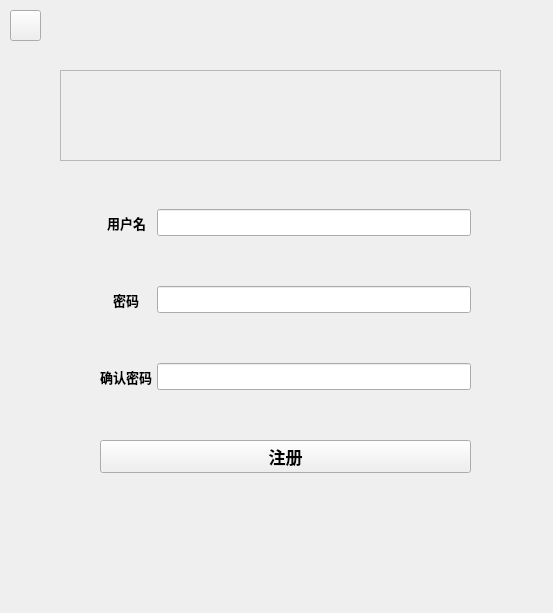
<?xml version="1.0" encoding="UTF-8"?>
<ui version="4.0">
 <class>Form</class>
 <widget class="QWidget" name="Form">
  <property name="geometry">
   <rect>
    <x>0</x>
    <y>0</y>
    <width>553</width>
    <height>613</height>
   </rect>
  </property>
  <property name="windowTitle">
   <string>RegisterPage</string>
  </property>
  <widget class="QWidget" name="formLayoutWidget">
   <property name="geometry">
    <rect>
     <x>90</x>
     <y>180</y>
     <width>391</width>
     <height>321</height>
    </rect>
   </property>
   <layout class="QFormLayout" name="formLayout">
    <property name="rowWrapPolicy">
     <enum>QFormLayout::WrapLongRows</enum>
    </property>
    <property name="labelAlignment">
     <set>Qt::AlignCenter</set>
    </property>
    <property name="formAlignment">
     <set>Qt::AlignCenter</set>
    </property>
    <property name="horizontalSpacing">
     <number>5</number>
    </property>
    <property name="verticalSpacing">
     <number>50</number>
    </property>
    <property name="leftMargin">
     <number>10</number>
    </property>
    <property name="topMargin">
     <number>10</number>
    </property>
    <property name="rightMargin">
     <number>10</number>
    </property>
    <property name="bottomMargin">
     <number>10</number>
    </property>
    <item row="0" column="0">
     <widget class="QLabel" name="label">
      <property name="font">
       <font>
        <pointsize>10</pointsize>
        <weight>75</weight>
        <bold>true</bold>
       </font>
      </property>
      <property name="text">
       <string>用户名</string>
      </property>
     </widget>
    </item>
    <item row="0" column="1">
     <widget class="QLineEdit" name="username">
      <property name="font">
       <font>
        <pointsize>12</pointsize>
       </font>
      </property>
     </widget>
    </item>
    <item row="1" column="0">
     <widget class="QLabel" name="label_2">
      <property name="font">
       <font>
        <pointsize>10</pointsize>
        <weight>75</weight>
        <bold>true</bold>
       </font>
      </property>
      <property name="text">
       <string>密码</string>
      </property>
     </widget>
    </item>
    <item row="1" column="1">
     <widget class="QLineEdit" name="password">
      <property name="font">
       <font>
        <pointsize>12</pointsize>
       </font>
      </property>
     </widget>
    </item>
    <item row="2" column="0">
     <widget class="QLabel" name="label_4">
      <property name="font">
       <font>
        <pointsize>10</pointsize>
        <weight>75</weight>
        <bold>true</bold>
       </font>
      </property>
      <property name="text">
       <string>确认密码</string>
      </property>
     </widget>
    </item>
    <item row="2" column="1">
     <widget class="QLineEdit" name="password2">
      <property name="font">
       <font>
        <pointsize>12</pointsize>
       </font>
      </property>
     </widget>
    </item>
    <item row="3" column="0" colspan="2">
     <widget class="QPushButton" name="Register">
      <property name="sizePolicy">
       <sizepolicy hsizetype="Minimum" vsizetype="Fixed">
        <horstretch>0</horstretch>
        <verstretch>0</verstretch>
       </sizepolicy>
      </property>
      <property name="maximumSize">
       <size>
        <width>600</width>
        <height>100</height>
       </size>
      </property>
      <property name="font">
       <font>
        <pointsize>13</pointsize>
        <weight>75</weight>
        <bold>true</bold>
       </font>
      </property>
      <property name="autoFillBackground">
       <bool>false</bool>
      </property>
      <property name="text">
       <string>注册</string>
      </property>
     </widget>
    </item>
   </layout>
  </widget>
  <widget class="QPushButton" name="backto">
   <property name="geometry">
    <rect>
     <x>10</x>
     <y>10</y>
     <width>31</width>
     <height>31</height>
    </rect>
   </property>
   <property name="sizePolicy">
    <sizepolicy hsizetype="Minimum" vsizetype="Fixed">
     <horstretch>0</horstretch>
     <verstretch>0</verstretch>
    </sizepolicy>
   </property>
   <property name="maximumSize">
    <size>
     <width>600</width>
     <height>100</height>
    </size>
   </property>
   <property name="font">
    <font>
     <pointsize>15</pointsize>
     <weight>75</weight>
     <bold>true</bold>
    </font>
   </property>
   <property name="autoFillBackground">
    <bool>false</bool>
   </property>
   <property name="text">
    <string/>
   </property>
  </widget>
  <widget class="QFrame" name="sign">
   <property name="geometry">
    <rect>
     <x>60</x>
     <y>70</y>
     <width>441</width>
     <height>91</height>
    </rect>
   </property>
   <property name="sizePolicy">
    <sizepolicy hsizetype="Minimum" vsizetype="Preferred">
     <horstretch>0</horstretch>
     <verstretch>0</verstretch>
    </sizepolicy>
   </property>
   <property name="font">
    <font>
     <pointsize>9</pointsize>
    </font>
   </property>
   <property name="frameShape">
    <enum>QFrame::StyledPanel</enum>
   </property>
   <property name="frameShadow">
    <enum>QFrame::Raised</enum>
   </property>
  </widget>
 </widget>
 <resources/>
 <connections/>
</ui>
